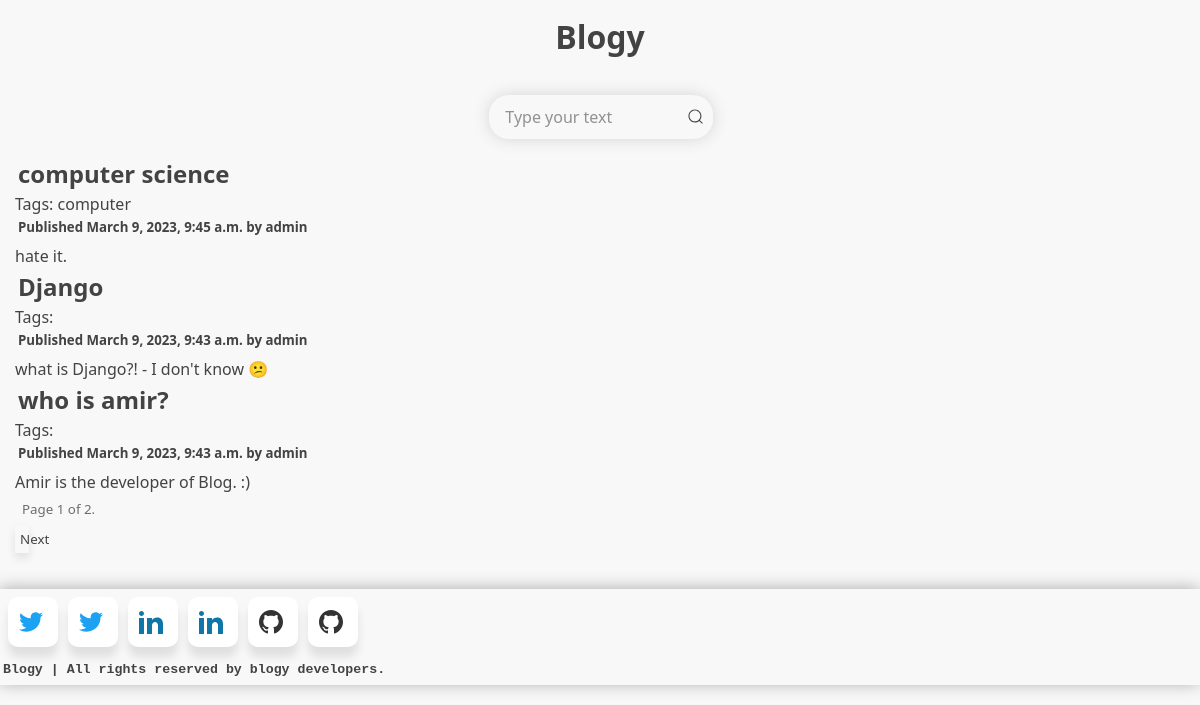
The page / on the database its author committed.
### blog/models.py (models this page shows, shortened)
class Post(models.Model):
    class Status(models.TextChoices):
        DRAFT = 'DF', 'Draft'
        PUBLISHED = 'PB', 'Published'
    title = models.CharField(max_length=250)
    slug = models.SlugField(max_length=250, unique_for_date='publish')
    author = models.ForeignKey(User, on_delete=models.CASCADE, related_name='blog_posts')
    body = models.TextField()
    publish = models.DateTimeField(default=timezone.now)
    created = models.DateTimeField(auto_now_add=True)
    updated = models.DateTimeField(auto_now=True)
    status = models.CharField(max_length=2, choices=Status.choices, default=Status.DRAFT)
    tags = TaggableManager()
    objects = models.Manager() # the default manager.
    published = PublishedManager() # our custom manager.
    class Meta:
        ordering = ['-publish']
        indexes = [
            models.Index(fields=['-publish']),
        ]
    def get_absolute_url(self):
        return reverse("blog:post_detail", kwargs={"year": self.publish.year,
                                                   "month": self.publish.month,
                                                   "day": self.publish.day,
                                                   "post": self.slug})

### blog/views.py (the view)
# urls.py: path('', views.post_list, name='post_list'),
def post_list(request, tag_slug=None):
    post_list = Post.published.all()
    tag = None
    if tag_slug:
        tag = get_object_or_404(Tag, slug=tag_slug)
        post_list = post_list.filter(tags__in=[tag])
    paginator = Paginator(post_list, 3)
    page_number = request.GET.get('page', 1)
    try:
        posts = paginator.page(page_number)
    except PageNotAnInteger:
        posts = paginator.page(1)
    except EmptyPage:
        posts = paginator.page(paginator.num_pages)
    return render(request,
                  'blog/post/list.html',
                  {'posts': posts,
                   'tag': tag})

### blog/models.py (called while the page is built)
    def get_queryset(self):
        return super().get_queryset().filter(status = Post.Status.PUBLISHED)

### blog/templates/blog/post/list.html (shortened to what this page needs)
{% extends "blog/base.html" %}
            {% block content %}
            {% for post in posts %}
            <h2 class="title"><a href="{{ post.get_absolute_url }}" class="link">{{ post.title }}</a></h2>
            <p class="tags">Tags:
                {% for tag in post.tags.all %}
                    <a href="{% url "blog:post_list_by_tag" tag.slug %}">
                        {{ tag.name }}
                    </a>
                {% endfor %}
            </p>
            <h5 class="date">Published {{ post.publish }} by {{ post.author }}</h5>
            <p class="content">{{ post.body|truncatewords:15|linebreaks }}</p>
            {% endfor %}
            {% include "pagination.html" with page=posts %}
            {% endblock %}

### blog/templates/blog/base.html (shortened to what this page needs)
{% load static %}
<!DOCTYPE html >
<html lang="en">
<link rel="stylesheet" href="{% static 'post/styles.css' %}">
<head>
    <link rel="stylesheet" href="styles.css">
</head>
<body>
    <header>
        <h1 class="top-title">Blogy</h1>
        <div class="search">
            <input type="text" class="search__input" placeholder="Type your text">
            <button class="search__button">
            </button>
        </div>
    </header>
    <div id="main-holder">
        <div class="post">
            {% block content %}
            {% endblock %}
        </div>
    </div>
    <footer>
        <div class="social-links">
            <div id="twitter" class="social-btn flex-center">
            </div>
            <div id="twitter" class="social-btn flex-center">
            </div>
            <div id="linkedin" class="social-btn flex-center">
            </div>
            <div id="linkedin" class="social-btn flex-center">
            </div>
            <div id="github" class="social-btn flex-center">
            </div>
            <div id="github" class="social-btn flex-center">
            </div>
        </div>
        <h5 class="footi">Blogy | All rights reserved by blogy developers.</h5>
    </footer>
</body>
</html>

### blog/templates/pagination.html (shortened to what this page needs)
{% load static %}
<!DOCTYPE html >
<html lang="en">
<link rel="stylesheet" href="{% static 'post/pagination.css' %}">
<div class="pagination">
    <span class="step-links">
        <span class="current">
            <p class = "pageNum">Page {{ page.number }} of {{ page.paginator.num_pages }}.</p>
        </span>
        {% if page.has_next %}
        <a class="pagin-btn" href="?page={{ page.next_page_number }}">Next</a>
        {% endif %}
    </span>
</div>

### blog/static/post/styles.css (style rules this page uses)
* { margin: 0; }
body { background: #f8f8f8; color: #434343; font-family: Segoe UI; }
a { text-decoration: none; color: #434343; }
header { margin: 15px; display: flex; justify-content: center; }
.top-title { position: absolute; }
.search { margin-top: 5rem; display: flex; align-items: center; justify-content: space-between; text-align: center; }
.search__input { font-family: inherit; font-size: inherit; background-color: #f8f8f8; border: none; color: #646464; padding: 0.7rem 1rem; border-radius: 20px; width: 12em; transition: all ease-in-out .5s; margin-right: -2rem; box-shadow: 0 0 1em #4343432f; }
.search__button { border: none; background-color: #f8f8f8; margin-top: .1em; }
.search__icon { height: 1.3em; width: 1.3em; fill: #434343; }
.post { margin: 15px; }
.date , .title , .content { padding: 3px; }
.content { width: 60%; }
footer { box-shadow: -1px -1px 15px #43434366; padding: 3px ; margin-top: 3%; }
.footi { font-family: Courier, monospace; padding: 10px 0px 5px 0px; }
.social-links { margin-right: 5%; }
.social-links,.flex-center { display: flex; justify-content: flex-start; align-items: center; }
.social-btn { cursor: pointer; height: 50px; width: 50px; font-family: 'Titillium Web', sans-serif; color: #333; border-radius: 10px; box-shadow: 0px 10px 10px rgba(0,0,0,0.1); background: white; margin: 5px; transition: 0.3s; justify-content: center; }
.social-btn svg { height: 24px; width: 24px; }
#twitter svg { fill: #1da1f2; }
#linkedin svg { fill: #0e76a8; }
#github { fill: #333; }

### blog/static/post/pagination.css (style rules this page uses)
* { margin: 0; }
body { background: #f8f8f8; color: #434343; font-family: Segoe UI; }
a { text-decoration: none; color: #434343; }
.pagination { display: flex; }
.pagin-btn { box-shadow: 0px 5px 10px rgba(0,0,0,0.1); color: #434343; font-size: smaller; padding: 5px; display: inline-block; width: 5%; text-align: center; }
.pageNum { font-size: smaller; padding: 7px; color: #00000090; }

### rows shown on the page
Post: title "computer science", publish "March 9, 2023, 9:45 a.m.", author "admin", body "hate it."
Tag: name "computer"
Post: title "Django", publish "March 9, 2023, 9:43 a.m.", author "admin", body "what is Django?! - I don't know 😕"
Post: title "who is amir?", publish "March 9, 2023, 9:43 a.m.", author "admin", body "Amir is the developer of Blog. :)"

### other values the page prints
{{ page.number }} "1"
{{ page.paginator.num_pages }} "2"
